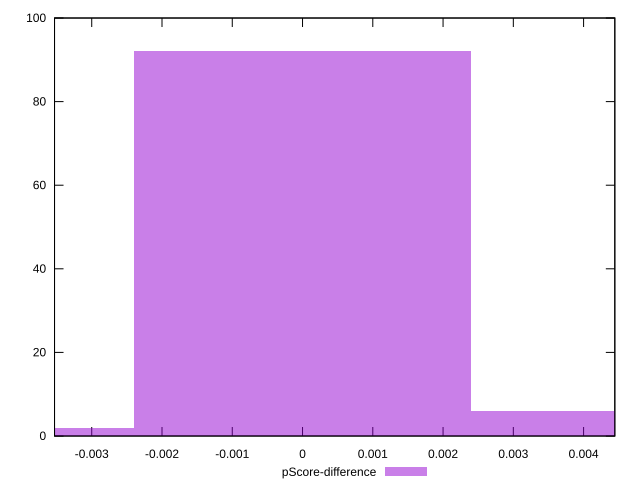

This chart was generated by the following gnuplot code:
reset

$pScoreDifference <<EOF
0 92
-0.00480385896615763 2
0.00480385896615763 6
EOF

set key outside below
set boxwidth 0.00480385896615763
set xrange [-0.003529411764705892:0.004444444444444473]
set yrange [0:100]
set trange [0:100]
set style fill transparent solid 0.5 noborder
set terminal svg size 640, 490 enhanced background rgb 'white'
set output "reports/report_00032_2021-02-25T10-28-15.087Z/uses-http2/samples/music/pScore-difference/histogram.svg"

plot $pScoreDifference title "pScore-difference" with boxes

reset
